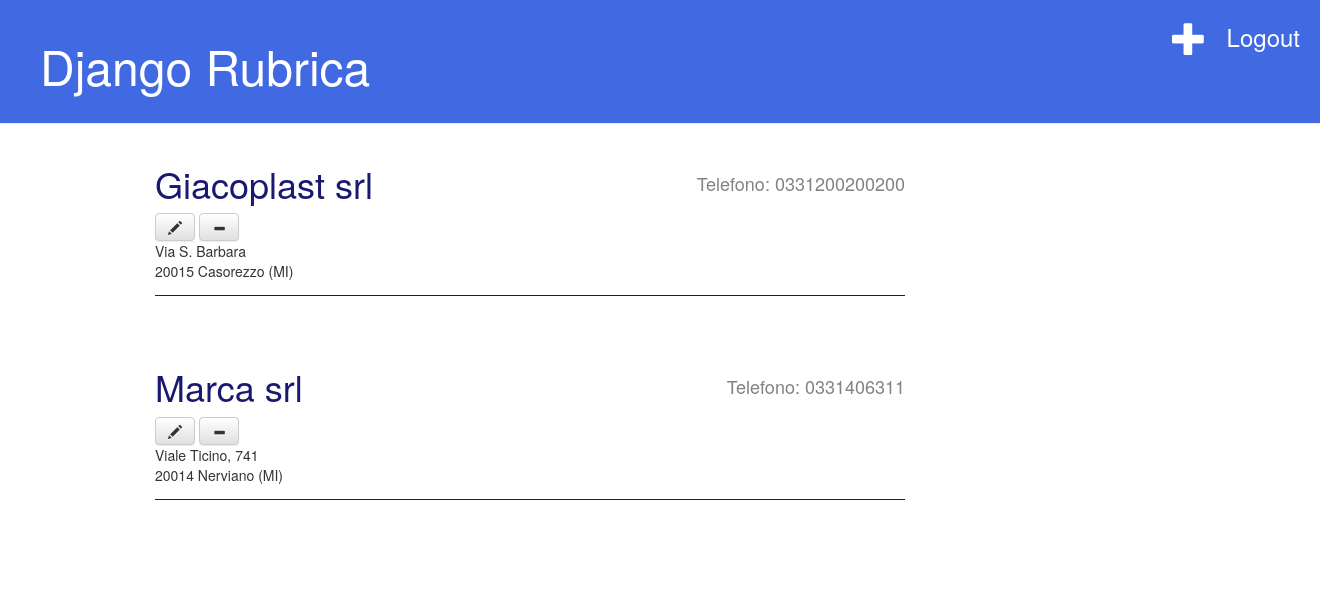
The app's page / (signed in) with its own data.
### nomi/models.py (models this page shows, shortened)
class Rubrica(models.Model):
	nome = models.CharField(max_length=200)
	indirizzo = models.TextField()
	telefono =  models.CharField(max_length=20, blank=True)
	cellulare =  models.CharField(max_length=20, blank=True)
	fax =  models.CharField(max_length=20, blank=True)
	email = models.EmailField(max_length=80,blank=True)
	class Meta:
		verbose_name="Rubrica"
		verbose_name_plural="Rubrica"

### nomi/views.py (the view)
# urls.py: url(r'^$', views.rubrica_list, name='rubrica_list'),
def rubrica_list(request):
	rubricas = Rubrica.objects.order_by('nome')
	return render(request, 'nomi/rubrica_list.html', {'rubricas': rubricas})

### nomi/templates/nomi/rubrica_list.html
{% extends 'nomi/base.html' %}
{% block content %}
	{% if request.user.is_authenticated %}
		{% for nomi in rubricas %}
			<div class="post">
				<div class="date">
					<h4>Telefono: {{ nomi.telefono }}</h4>
				</div>
				<h1><a href="{% url 'rubrica_dettaglio' pk=nomi.pk %}">{{ nomi.nome }}</a></h1>
				<a class="btn btn-default" title="Modifica contatto" href="{% url 'rubrica_edit' pk=nomi.pk%}"><span class="glyphicon glyphicon-pencil"></span></a>
				<a class="btn btn-default" title="Elimina contatto e tutti i numeri diretti collegati" href="{% url 'rubrica_delete' pk=nomi.pk%}"><span class="glyphicon glyphicon-minus"></span></a>
				<p>{{ nomi.indirizzo|linebreaksbr }}</p>
				<hr>
			</div>
		{% endfor %}
	{% endif %}
{% endblock %}

### nomi/static/css/nomi.css (style rules this page uses)
hr { display: block; height: 1px; border: 0; border-top: 1px solid #191970; margin: 1em 0; padding: 0; }
.date { float: right; color: #828282; }
.post { margin-bottom: 70px; }
.post h1 a, .post h1 a:visited { color: #191970; }

### records on screen
Rubrica: telefono "0331200200200", nome "Giacoplast srl", indirizzo "Via S. Barbara 20015 Casorezzo (MI)"
Rubrica: telefono "0331406311", nome "Marca srl", indirizzo "Viale Ticino, 741 20014 Nerviano (MI)"
